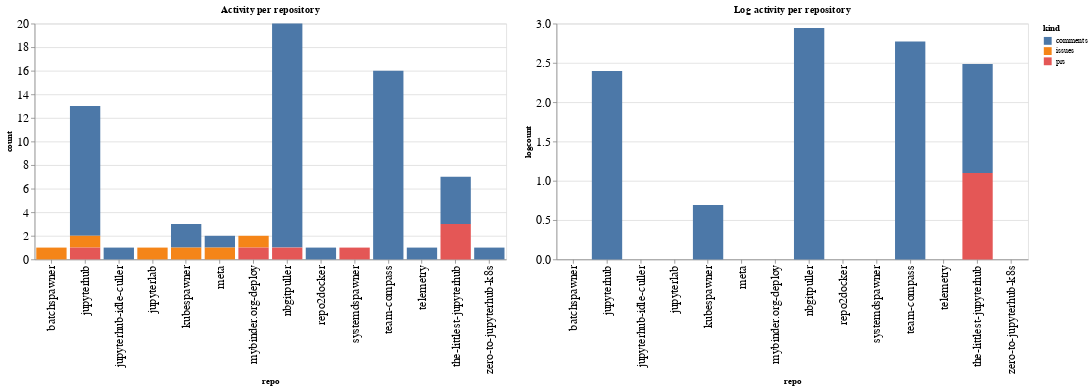

The notebook cell this image was saved under:
### Code cell
ch1 = alt.Chart(repo_summaries, width=600, title="Activity per repository").mark_bar().encode(
    x='repo',
    y='count',
    color='kind',
    tooltip="kind"
)

ch2 = alt.Chart(repo_summaries, width=600, title="Log activity per repository").mark_bar().encode(
    x='repo',
    y='logcount',
    color='kind',
    tooltip="kind"
)

ch1 | ch2

### Figure 1 — Vega-Lite specification as saved in the notebook (floating-point values rounded to 4 significant figures)
{"config": {"axisLeft": {"labelFontSize": 15}, "axisBottom": {"labelFontSize": 15}}, "hconcat": [{"mark": "bar", "encoding": {"color": {"type": "nominal", "field": "kind"}, "tooltip": {"type": "nominal", "field": "kind"}, "x": {"type": "nominal", "field": "repo"}, "y": {"type": "quantitative", "field": "count"}}, "title": "Activity per repository", "width": 600}, {"mark": "bar", "encoding": {"color": {"type": "nominal", "field": "kind"}, "tooltip": {"type": "nominal", "field": "kind"}, "x": {"type": "nominal", "field": "repo"}, "y": {"type": "quantitative", "field": "logcount"}}, "title": "Log activity per repository", "width": 600}], "data": {"name": "data-a7e144daf507bbea6426a1de2aec3081"}, "$schema": "https://vega.github.io/schema/vega-lite/v4.8.1.json", "datasets": {"data-a7e144daf507bbea6426a1de2aec3081": [{"repo": "batchspawner", "kind": "issues", "count": 1, "logcount": 0.0}, {"repo": "jupyterhub", "kind": "comments", "count": 11, "logcount": 2.398}, {"repo": "jupyterhub", "kind": "issues", "count": 1, "logcount": 0.0}, {"repo": "jupyterhub", "kind": "prs", "count": 1, "logcount": 0.0}, {"repo": "jupyterhub-idle-culler", "kind": "comments", "count": 1, "logcount": 0.0}, {"repo": "jupyterlab", "kind": "issues", "count": 1, "logcount": 0.0}, {"repo": "kubespawner", "kind": "comments", "count": 2, "logcount": 0.6931}, {"repo": "kubespawner", "kind": "issues", "count": 1, "logcount": 0.0}, {"repo": "meta", "kind": "comments", "count": 1, "logcount": 0.0}, {"repo": "meta", "kind": "issues", "count": 1, "logcount": 0.0}, {"repo": "mybinder.org-deploy", "kind": "issues", "count": 1, "logcount": 0.0}, {"repo": "mybinder.org-deploy", "kind": "prs", "count": 1, "logcount": 0.0}, {"repo": "nbgitpuller", "kind": "comments", "count": 19, "logcount": 2.944}, {"repo": "nbgitpuller", "kind": "prs", "count": 1, "logcount": 0.0}, {"repo": "repo2docker", "kind": "comments", "count": 1, "logcount": 0.0}, {"repo": "systemdspawner", "kind": "prs", "count": 1, "logcount": 0.0}, {"repo": "team-compass", "kind": "comments", "count": 16, "logcount": 2.773}, {"repo": "telemetry", "kind": "comments", "count": 1, "logcount": 0.0}, {"repo": "the-littlest-jupyterhub", "kind": "comments", "count": 4, "logcount": 1.386}, {"repo": "the-littlest-jupyterhub", "kind": "prs", "count": 3, "logcount": 1.099}, {"repo": "zero-to-jupyterhub-k8s", "kind": "comments", "count": 1, "logcount": 0.0}]}}
